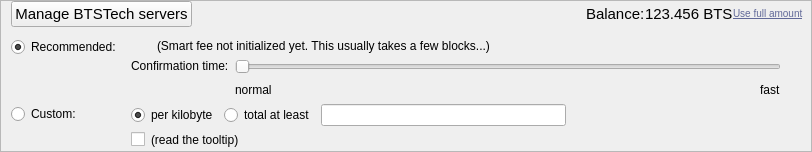
    <widget class="QFrame" name="frameFee">
     <property name="sizePolicy">
      <sizepolicy hsizetype="Expanding" vsizetype="Maximum">
       <horstretch>0</horstretch>
       <verstretch>0</verstretch>
      </sizepolicy>
     </property>
     <property name="maximumSize">
      <size>
       <width>16777215</width>
       <height>40</height>
      </size>
     </property>
     <property name="frameShape">
      <enum>QFrame::StyledPanel</enum>
     </property>
     <property name="frameShadow">
      <enum>QFrame::Sunken</enum>
     </property>
     <layout class="QVBoxLayout" name="verticalLayoutFee1">
      <property name="spacing">
       <number>0</number>
      </property>
      <property name="leftMargin">
       <number>0</number>
      </property>
      <property name="topMargin">
       <number>0</number>
      </property>
      <property name="rightMargin">
       <number>0</number>
      </property>
      <property name="bottomMargin">
       <number>0</number>
      </property>
      <item>
       <layout class="QVBoxLayout" name="verticalLayoutFee2" stretch="0,0,0">
        <property name="spacing">
         <number>0</number>
        </property>
        <property name="leftMargin">
         <number>10</number>
        </property>
        <property name="topMargin">
         <number>0</number>
        </property>
        <item>
         <layout class="QHBoxLayout" name="horizontalLayoutFee1">
          <property name="rightMargin">
           <number>7</number>
          </property>
          <property name="bottomMargin">
           <number>0</number>
          </property>
          <item>
           <widget class="QPushButton" name="noNavtechButton">
            <property name="font">
             <font>
              <pointsize>11</pointsize>
             </font>
            </property>
            <property name="text">
             <string>Manage BTSTech servers</string>
            </property>
           </widget>
          </item>
          <item>
           <spacer name="horizontalSpacer_4">
            <property name="orientation">
             <enum>Qt::Horizontal</enum>
            </property>
            <property name="sizeHint" stdset="0">
             <size>
              <width>40</width>
              <height>20</height>
             </size>
            </property>
           </spacer>
          </item>
          <item>
           <widget class="QLabel" name="label">
            <property name="sizePolicy">
             <sizepolicy hsizetype="Preferred" vsizetype="Fixed">
              <horstretch>0</horstretch>
              <verstretch>0</verstretch>
             </sizepolicy>
            </property>
            <property name="font">
             <font>
              <pointsize>11</pointsize>
             </font>
            </property>
            <property name="text">
             <string>Balance:</string>
            </property>
           </widget>
          </item>
          <item>
           <widget class="QLabel" name="labelBalance">
            <property name="sizePolicy">
             <sizepolicy hsizetype="Preferred" vsizetype="Fixed">
              <horstretch>0</horstretch>
              <verstretch>0</verstretch>
             </sizepolicy>
            </property>
            <property name="font">
             <font>
              <pointsize>11</pointsize>
             </font>
            </property>
            <property name="cursor">
             <cursorShape>IBeamCursor</cursorShape>
            </property>
            <property name="text">
             <string notr="true">123.456 BTS</string>
            </property>
            <property name="textInteractionFlags">
             <set>Qt::LinksAccessibleByMouse|Qt::TextSelectableByKeyboard|Qt::TextSelectableByMouse</set>
            </property>
           </widget>
          </item>
          <item>
           <widget class="QPushButton" name="fullAmountBtn">
            <property name="cursor">
             <cursorShape>PointingHandCursor</cursorShape>
            </property>
            <property name="styleSheet">
             <string notr="true">border:0;background-color:none;text-align:left;margin: 0px; text-transform: none; color: #616998; font-size: 10px; font-weight: none; text-decoration:underline; </string>
            </property>
            <property name="text">
             <string>Use full amount</string>
            </property>
           </widget>
          </item>
          <item>
           <layout class="QVBoxLayout" name="verticalLayoutFee7">
            <property name="spacing">
             <number>0</number>
            </property>
            <item>
             <spacer name="verticalSpacerSmartFee">
              <property name="orientation">
               <enum>Qt::Vertical</enum>
              </property>
              <property name="sizeType">
               <enum>QSizePolicy::Fixed</enum>
              </property>
              <property name="sizeHint" stdset="0">
               <size>
                <width>1</width>
                <height>4</height>
               </size>
              </property>
             </spacer>
            </item>
            <item>
             <spacer name="verticalSpacer_5">
              <property name="orientation">
               <enum>Qt::Vertical</enum>
              </property>
              <property name="sizeHint" stdset="0">
               <size>
                <width>1</width>
                <height>1</height>
               </size>
              </property>
             </spacer>
            </item>
           </layout>
          </item>
         </layout>
        </item>
        <item>
         <widget class="QFrame" name="frameFeeSelection">
          <layout class="QVBoxLayout" name="verticalLayoutFee12">
           <property name="spacing">
            <number>0</number>
           </property>
           <property name="leftMargin">
            <number>0</number>
           </property>
           <property name="topMargin">
            <number>0</number>
           </property>
           <property name="rightMargin">
            <number>0</number>
           </property>
           <property name="bottomMargin">
            <number>0</number>
           </property>
           <item>
            <layout class="QGridLayout" name="gridLayoutFee">
             <property name="topMargin">
              <number>10</number>
             </property>
             <property name="bottomMargin">
              <number>4</number>
             </property>
             <property name="horizontalSpacing">
              <number>10</number>
             </property>
             <property name="verticalSpacing">
              <number>4</number>
             </property>
             <item row="0" column="0">
              <layout class="QVBoxLayout" name="verticalLayoutFee4" stretch="0,1">
               <item>
                <widget class="QRadioButton" name="radioSmartFee">
                 <property name="text">
                  <string>Recommended:</string>
                 </property>
                 <property name="checked">
                  <bool>true</bool>
                 </property>
                 <attribute name="buttonGroup">
                  <string notr="true">groupFee</string>
                 </attribute>
                </widget>
               </item>
               <item>
                <spacer name="verticalSpacer_2">
                 <property name="orientation">
                  <enum>Qt::Vertical</enum>
                 </property>
                 <property name="sizeHint" stdset="0">
                  <size>
                   <width>1</width>
                   <height>1</height>
                  </size>
                 </property>
                </spacer>
               </item>
              </layout>
             </item>
             <item row="1" column="1">
              <layout class="QVBoxLayout" name="verticalLayoutFee8">
               <property name="spacing">
                <number>6</number>
               </property>
               <item>
                <layout class="QHBoxLayout" name="horizontalLayoutFee13">
                 <item>
                  <widget class="QRadioButton" name="radioCustomPerKilobyte">
                   <property name="toolTip">
                    <string>If the custom fee is set to 1000 satoshis and the transaction is only 250 bytes, then &quot;per kilobyte&quot; only pays 250 satoshis in fee, while &quot;total at least&quot; pays 1000 satoshis. For transactions bigger than a kilobyte both pay by kilobyte.</string>
                   </property>
                   <property name="text">
                    <string>per kilobyte</string>
                   </property>
                   <property name="checked">
                    <bool>true</bool>
                   </property>
                   <attribute name="buttonGroup">
                    <string notr="true">groupCustomFee</string>
                   </attribute>
                  </widget>
                 </item>
                 <item>
                  <widget class="QRadioButton" name="radioCustomAtLeast">
                   <property name="toolTip">
                    <string>If the custom fee is set to 1000 satoshis and the transaction is only 250 bytes, then &quot;per kilobyte&quot; only pays 250 satoshis in fee, while &quot;total at least&quot; pays 1000 satoshis. For transactions bigger than a kilobyte both pay by kilobyte.</string>
                   </property>
                   <property name="text">
                    <string>total at least</string>
                   </property>
                   <attribute name="buttonGroup">
                    <string notr="true">groupCustomFee</string>
                   </attribute>
                  </widget>
                 </item>
                 <item>
                  <widget class="BTSAmountField" name="customFee"/>
                 </item>
                 <item>
                  <spacer name="horizontalSpacer_6">
                   <property name="orientation">
                    <enum>Qt::Horizontal</enum>
                   </property>
                   <property name="sizeHint" stdset="0">
                    <size>
                     <width>1</width>
                     <height>1</height>
                    </size>
                   </property>
                  </spacer>
                 </item>
                </layout>
               </item>
               <item>
                <layout class="QHBoxLayout" name="horizontalLayoutFee8">
                 <item>
                  <widget class="QCheckBox" name="checkBoxMinimumFee">
                   <property name="toolTip">
                    <string>Paying only the minimum fee is just fine as long as there is less transaction volume than space in the blocks. But be aware that this can end up in a never confirming transaction once there is more demand for BTS transactions than the network can process.</string>
                   </property>
                   <property name="text">
                    <string/>
                   </property>
                  </widget>
                 </item>
                 <item>
                  <widget class="QLabel" name="labelMinFeeWarning">
                   <property name="enabled">
                    <bool>true</bool>
                   </property>
                   <property name="toolTip">
                    <string>Paying only the minimum fee is just fine as long as there is less transaction volume than space in the blocks. But be aware that this can end up in a never confirming transaction once there is more demand for BTS transactions than the network can process.</string>
                   </property>
                   <property name="text">
                    <string>(read the tooltip)</string>
                   </property>
                   <property name="margin">
                    <number>5</number>
                   </property>
                  </widget>
                 </item>
                 <item>
                  <spacer name="horizontalSpacer_2">
                   <property name="orientation">
                    <enum>Qt::Horizontal</enum>
                   </property>
                   <property name="sizeHint" stdset="0">
                    <size>
                     <width>1</width>
                     <height>1</height>
                    </size>
                   </property>
                  </spacer>
                 </item>
                </layout>
               </item>
              </layout>
             </item>
             <item row="0" column="1">
              <layout class="QVBoxLayout" name="verticalLayoutFee3" stretch="0,0,1">
               <property name="spacing">
                <number>6</number>
               </property>
               <property name="topMargin">
                <number>2</number>
               </property>
               <item>
                <layout class="QHBoxLayout" name="horizontalLayoutFee12">
                 <item>
                  <widget class="QLabel" name="labelSmartFee">
                   <property name="text">
                    <string/>
                   </property>
                   <property name="margin">
                    <number>2</number>
                   </property>
                  </widget>
                 </item>
                 <item>
                  <widget class="QLabel" name="labelFeeEstimation">
                   <property name="text">
                    <string/>
                   </property>
                  </widget>
                 </item>
                 <item>
                  <widget class="QLabel" name="labelSmartFee2">
                   <property name="text">
                    <string>(Smart fee not initialized yet. This usually takes a few blocks...)</string>
                   </property>
                   <property name="margin">
                    <number>2</number>
                   </property>
                  </widget>
                 </item>
                 <item>
                  <spacer name="horizontalSpacer_5">
                   <property name="orientation">
                    <enum>Qt::Horizontal</enum>
                   </property>
                   <property name="sizeHint" stdset="0">
                    <size>
                     <width>1</width>
                     <height>1</height>
                    </size>
                   </property>
                  </spacer>
                 </item>
                </layout>
               </item>
               <item>
                <layout class="QHBoxLayout" name="horizontalLayoutFee9">
                 <item>
                  <layout class="QVBoxLayout" name="verticalLayoutFee6">
                   <item>
                    <widget class="QLabel" name="labelSmartFee3">
                     <property name="text">
                      <string>Confirmation time:</string>
                     </property>
                     <property name="margin">
                      <number>2</number>
                     </property>
                    </widget>
                   </item>
                   <item>
                    <spacer name="verticalSpacer_3">
                     <property name="orientation">
                      <enum>Qt::Vertical</enum>
                     </property>
                     <property name="sizeHint" stdset="0">
                      <size>
                       <width>1</width>
                       <height>1</height>
                      </size>
                     </property>
                    </spacer>
                   </item>
                  </layout>
                 </item>
                 <item>
                  <layout class="QVBoxLayout" name="verticalLayoutFee5">
                   <property name="rightMargin">
                    <number>30</number>
                   </property>
                   <item>
                    <widget class="QSlider" name="sliderSmartFee">
                     <property name="minimum">
                      <number>0</number>
                     </property>
                     <property name="maximum">
                      <number>24</number>
                     </property>
                     <property name="pageStep">
                      <number>1</number>
                     </property>
                     <property name="value">
                      <number>0</number>
                     </property>
                     <property name="orientation">
                      <enum>Qt::Horizontal</enum>
                     </property>
                     <property name="invertedAppearance">
                      <bool>false</bool>
                     </property>
                     <property name="invertedControls">
                      <bool>false</bool>
                     </property>
                     <property name="tickPosition">
                      <enum>QSlider::NoTicks</enum>
                     </property>
                    </widget>
                   </item>
                   <item>
                    <layout class="QHBoxLayout" name="horizontalLayoutFee10">
                     <item>
                      <widget class="QLabel" name="labelSmartFeeNormal">
                       <property name="text">
                        <string>normal</string>
                       </property>
                      </widget>
                     </item>
                     <item>
                      <spacer name="horizontalSpacer_3">
                       <property name="orientation">
                        <enum>Qt::Horizontal</enum>
                       </property>
                       <property name="sizeHint" stdset="0">
                        <size>
                         <width>40</width>
                         <height>20</height>
                        </size>
                       </property>
                      </spacer>
                     </item>
                     <item>
                      <widget class="QLabel" name="labelSmartFeeFast">
                       <property name="text">
                        <string>fast</string>
                       </property>
                      </widget>
                     </item>
                    </layout>
                   </item>
                  </layout>
                 </item>
                </layout>
               </item>
               <item>
                <spacer name="verticalSpacer_4">
                 <property name="orientation">
                  <enum>Qt::Vertical</enum>
                 </property>
                 <property name="sizeHint" stdset="0">
                  <size>
                   <width>1</width>
                   <height>1</height>
                  </size>
                 </property>
                </spacer>
               </item>
              </layout>
             </item>
             <item row="1" column="0">
              <layout class="QVBoxLayout" name="verticalLayoutFee9" stretch="0,1">
               <item>
                <widget class="QRadioButton" name="radioCustomFee">
                 <property name="text">
                  <string>Custom:</string>
                 </property>
                 <attribute name="buttonGroup">
                  <string notr="true">groupFee</string>
                 </attribute>
                </widget>
               </item>
               <item>
                <spacer name="verticalSpacer_6">
                 <property name="orientation">
                  <enum>Qt::Vertical</enum>
                 </property>
                 <property name="sizeHint" stdset="0">
                  <size>
                   <width>1</width>
                   <height>1</height>
                  </size>
                 </property>
                </spacer>
               </item>
              </layout>
             </item>
            </layout>
           </item>
          </layout>
         </widget>
        </item>
        <item>
         <spacer name="verticalSpacerFee">
          <property name="orientation">
           <enum>Qt::Vertical</enum>
          </property>
          <property name="sizeHint" stdset="0">
           <size>
            <width>800</width>
            <height>1</height>
           </size>
          </property>
         </spacer>
        </item>
       </layout>
      </item>
     </layout>
    </widget>
